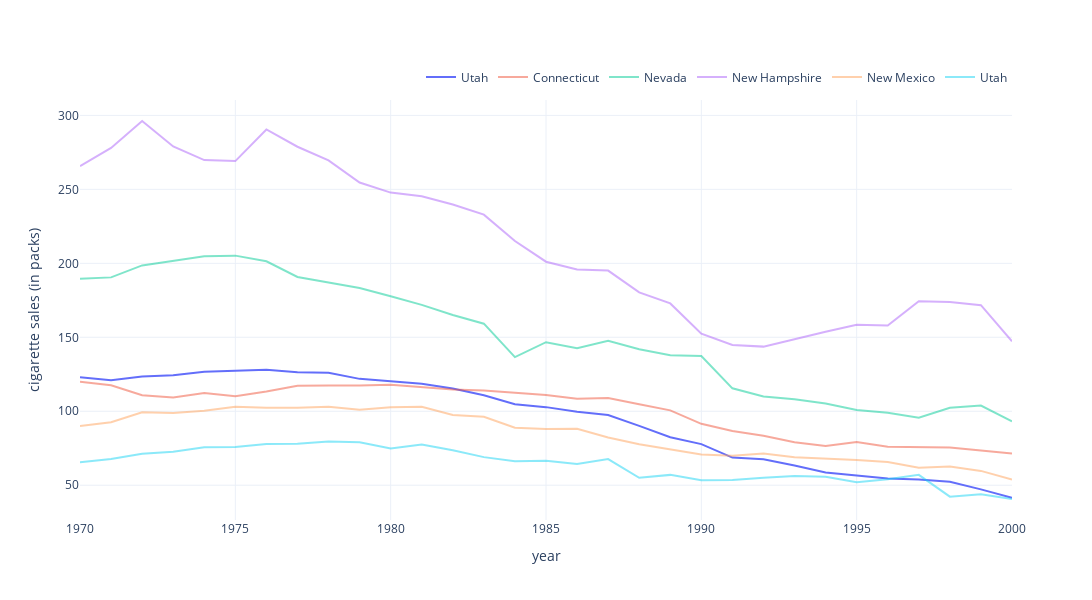

The notebook cell this image was saved under:
### Code cell
state_used = ["Connecticut", "Nevada", "New Hampshire", "New Mexico", "Utah"]
# df.filter(pl.col('state').is_in(state_used))
fig = go.Figure()
fig.add_trace(
        go.Scatter(
            x=year,
            y=df.filter(pl.col("state")=="California")['cigsale'],
            name=c
        )
    )
for c in state_used:
    fig.add_trace(
        go.Scatter(
            x=year,
            y=df.filter(pl.col("state")==c)['cigsale'],
            name=c,
            # line=dict({"color":'gray'}),
            opacity=0.5
        )
    )

fig.update_layout(
    template='plotly_white',
    xaxis_title='year',
    yaxis_title='cigarette sales (in packs)',
    legend=dict(
    orientation="h",
    yanchor="bottom",
    y=1.02,
    xanchor="right",
    x=1
    ),
    width=1200,
    height=600,
)
fig.show()
